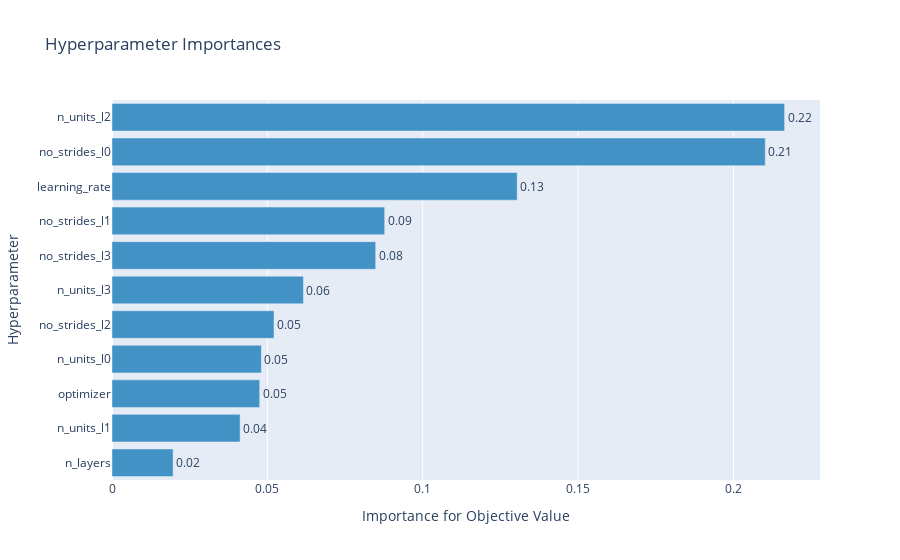

The notebook cell this image was saved under:
### Code cell
optuna.visualization.plot_param_importances(study)

### Figure 1 — Plotly figure (JSON) as saved in the notebook; plotly's stock layout.template omitted (floating-point values rounded to 4 significant figures)
{"data": [{"cliponaxis": false, "hovertemplate": ["n_layers (IntDistribution): 0.019668109949232876<extra></extra>", "n_units_l1 (IntDistribution): 0.04123499575471041<extra></extra>", "optimizer (CategoricalDistribution): 0.047535302239412276<extra></extra>", "n_units_l0 (IntDistribution): 0.048066297709127105<extra></extra>", "no_strides_l2 (IntDistribution): 0.05214784200641401<extra></extra>", "n_units_l3 (IntDistribution): 0.061609418158325054<extra></extra>", "no_strides_l3 (IntDistribution): 0.08486777602317802<extra></extra>", "no_strides_l1 (IntDistribution): 0.08775558651062332<extra></extra>", "learning_rate (FloatDistribution): 0.13040243200006557<extra></extra>", "no_strides_l0 (IntDistribution): 0.21024323619172675<extra></extra>", "n_units_l2 (IntDistribution): 0.21646900345718484<extra></extra>"], "marker": {"color": "rgb(66,146,198)"}, "orientation": "h", "text": ["0.02", "0.04", "0.05", "0.05", "0.05", "0.06", "0.08", "0.09", "0.13", "0.21", "0.22"], "textposition": "outside", "type": "bar", "x": [0.01967, 0.04123, 0.04754, 0.04807, 0.05215, 0.06161, 0.08487, 0.08776, 0.1304, 0.2102, 0.2165], "y": ["n_layers", "n_units_l1", "optimizer", "n_units_l0", "no_strides_l2", "n_units_l3", "no_strides_l3", "no_strides_l1", "learning_rate", "no_strides_l0", "n_units_l2"]}], "layout": {"showlegend": false, "title": {"text": "Hyperparameter Importances"}, "xaxis": {"title": {"text": "Importance for Objective Value"}}, "yaxis": {"title": {"text": "Hyperparameter"}}}}
